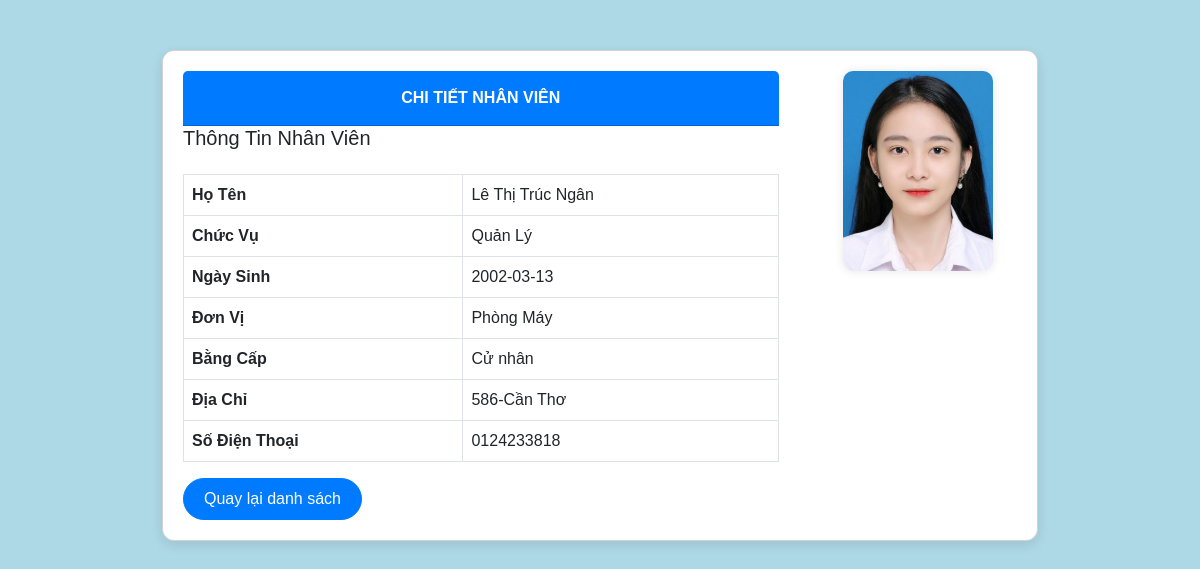
Screenshot of /admin/chitiet_nhanvien.php?id=7 (signed in) with the database file from the repository.
### tables this page shows
CREATE TABLE `nhanvien` (
  `id` int(11) NOT NULL,
  `ho_ten` varchar(255) NOT NULL,
  `chuc_vu` varchar(255) NOT NULL,
  `ngay_sinh` date NOT NULL,
  `id_don_vi` int(11) DEFAULT NULL,
  `id_bang_cap` int(11) DEFAULT NULL,
  `dia_chi` varchar(255) DEFAULT NULL,
  `so_dien_thoai` varchar(20) DEFAULT NULL,
  `avatar` varchar(255) NOT NULL,
  `id_chuc_vu` int(11) DEFAULT NULL
);

CREATE TABLE `donvi` (
  `id` int(11) NOT NULL,
  `ten_don_vi` varchar(255) NOT NULL
);

CREATE TABLE `bangcap` (
  `id` int(11) NOT NULL,
  `ten_bang_cap` varchar(255) NOT NULL
);

### admin/chitiet_nhanvien.php (the view, shortened to what this page needs)
<?php
$id = $_GET['id'];
$conn = new mysqli('localhost', 'root', '', 'quanly_nhansu');
$sql = "SELECT nhanvien.id, nhanvien.ho_ten, nhanvien.chuc_vu, nhanvien.ngay_sinh, nhanvien.dia_chi, nhanvien.so_dien_thoai, donvi.ten_don_vi, bangcap.ten_bang_cap, nhanvien.avatar
        FROM nhanvien
        JOIN donvi ON nhanvien.id_don_vi = donvi.id
        JOIN bangcap ON nhanvien.id_bang_cap = bangcap.id
        WHERE nhanvien.id = ?";
$stmt = $conn->prepare($sql);
$stmt->bind_param('i', $id);
$stmt->execute();
$result = $stmt->get_result();
$nhanvien = $result->fetch_assoc();
?>
<!DOCTYPE html>
<html lang="en">
<head>
    <link href="https://cdn.jsdelivr.net/npm/bootstrap@5.3.0-alpha1/dist/css/bootstrap.min.css" rel="stylesheet">
</head>
<body>
    <div class="container">
        <div class="card">
            <div class="card-body">
                <div class="card-header">
                    Chi Tiết Nhân Viên
                </div>
                <h5 class="mb-4">Thông Tin Nhân Viên</h5>
                <table class="table table-bordered">
                    <tr>
                        <th>Họ Tên</th>
                        <td><?php echo htmlspecialchars($nhanvien['ho_ten']); ?></td>
                    </tr>
                    <tr>
                        <th>Chức Vụ</th>
                        <td><?php echo htmlspecialchars($nhanvien['chuc_vu']); ?></td>
                    </tr>
                    <tr>
                        <th>Ngày Sinh</th>
                        <td><?php echo htmlspecialchars($nhanvien['ngay_sinh']); ?></td>
                    </tr>
                    <tr>
                        <th>Đơn Vị</th>
                        <td><?php echo htmlspecialchars($nhanvien['ten_don_vi']); ?></td>
                    </tr>
                    <tr>
                        <th>Bằng Cấp</th>
                        <td><?php echo htmlspecialchars($nhanvien['ten_bang_cap']); ?></td>
                    </tr>
                    <tr>
                        <th>Địa Chỉ</th>
                        <td><?php echo htmlspecialchars($nhanvien['dia_chi']); ?></td>
                    </tr>
                    <tr>
                        <th>Số Điện Thoại</th>
                        <td><?php echo htmlspecialchars($nhanvien['so_dien_thoai']); ?></td>
                    </tr>
                </table>
                <a href="quanly_nhanvien.php" class="btn btn-primary">Quay lại danh sách</a>
            </div>
            <div class="avatar-container">
                <?php if ($nhanvien['avatar']): ?>
                    <img src="<?php echo htmlspecialchars($nhanvien['avatar']); ?>" alt="Avatar" class="avatar-img">
                <?php else: ?>
                    <p>Chưa có ảnh đại diện.</p>
                <?php endif; ?>
            </div>
        </div>
    </div>
</body>
</html>

### admin/chitiet_nhanvien.php (style rules this page uses)
body { background-color: #ADD8E6; font-family: 'Arial', sans-serif; }
.container { max-width: 900px; margin-top: 50px; }
.card { display: flex; flex-direction: row; border-radius: 12px; box-shadow: 0 4px 12px rgba(0, 0, 0, 0.1); width: 100%; }
.card-header { background-color: #007bff; color: white; font-weight: bold; text-align: center; text-transform: uppercase; padding: 15px; flex: 1; }
.card-body { padding: 20px; flex: 3; }
.avatar-container { display: flex; justify-content: center; align-items: flex-start; padding: 20px; flex: 1; }
.avatar-img { width: 150px; height: 200px; object-fit: cover; border-radius: 10px; box-shadow: 0 0 10px rgba(0, 0, 0, 0.1); }
.table th, .table td { vertical-align: middle; }
.btn { border-radius: 30px; padding: 8px 20px; }
.btn-primary { background-color: #007bff; border-color: #007bff; }

### rows the page displays
nhanvien: ho_ten "Lê Thị Trúc Ngân", chuc_vu "Quản Lý", ngay_sinh "2002-03-13", id_don_vi.ten_don_vi "Phòng Máy", id_bang_cap.ten_bang_cap "Cử nhân", dia_chi "586-Cần Thơ", so_dien_thoai "0124233818", avatar (picture)
